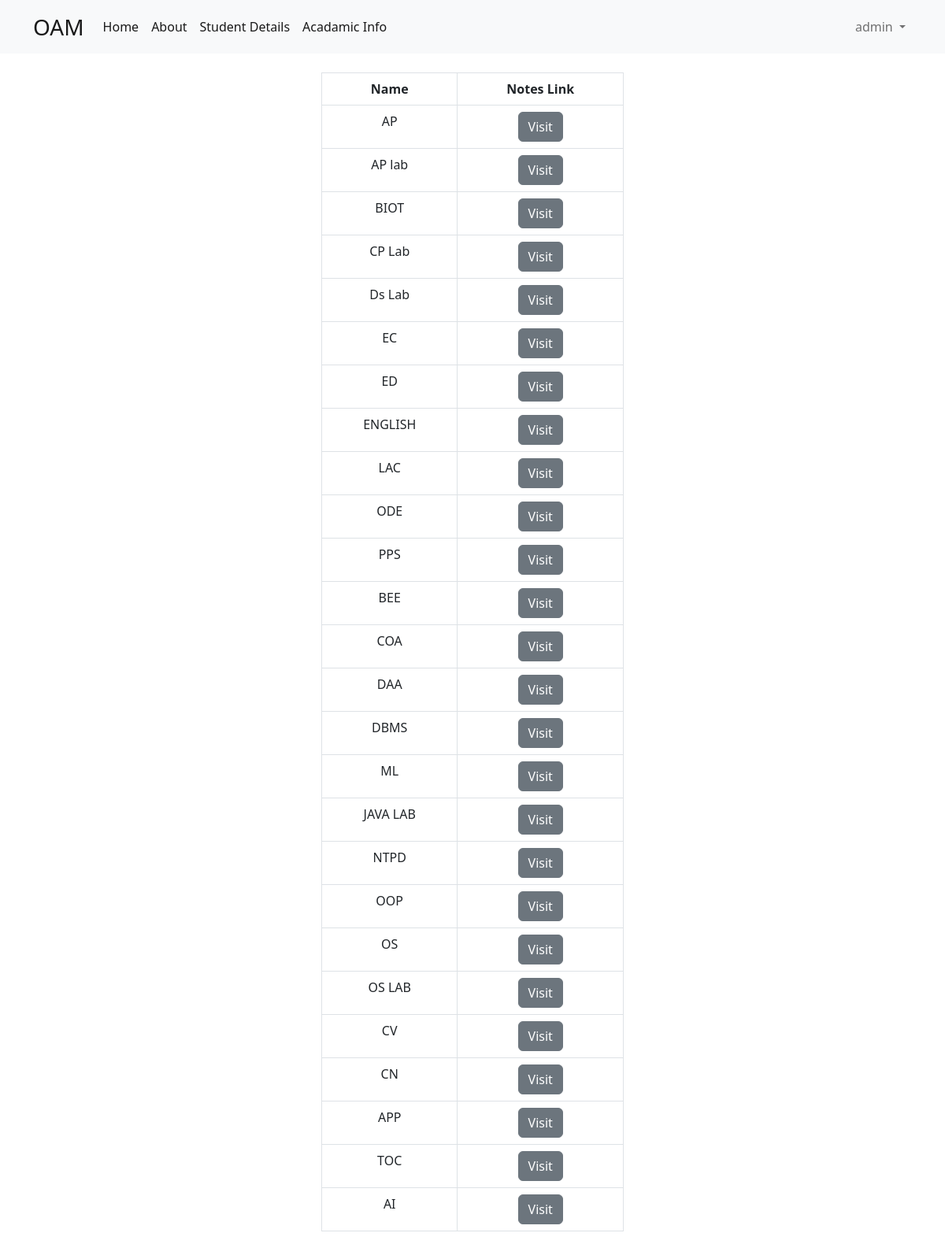
Page /acadamic_info (signed in) on the earlier database version.
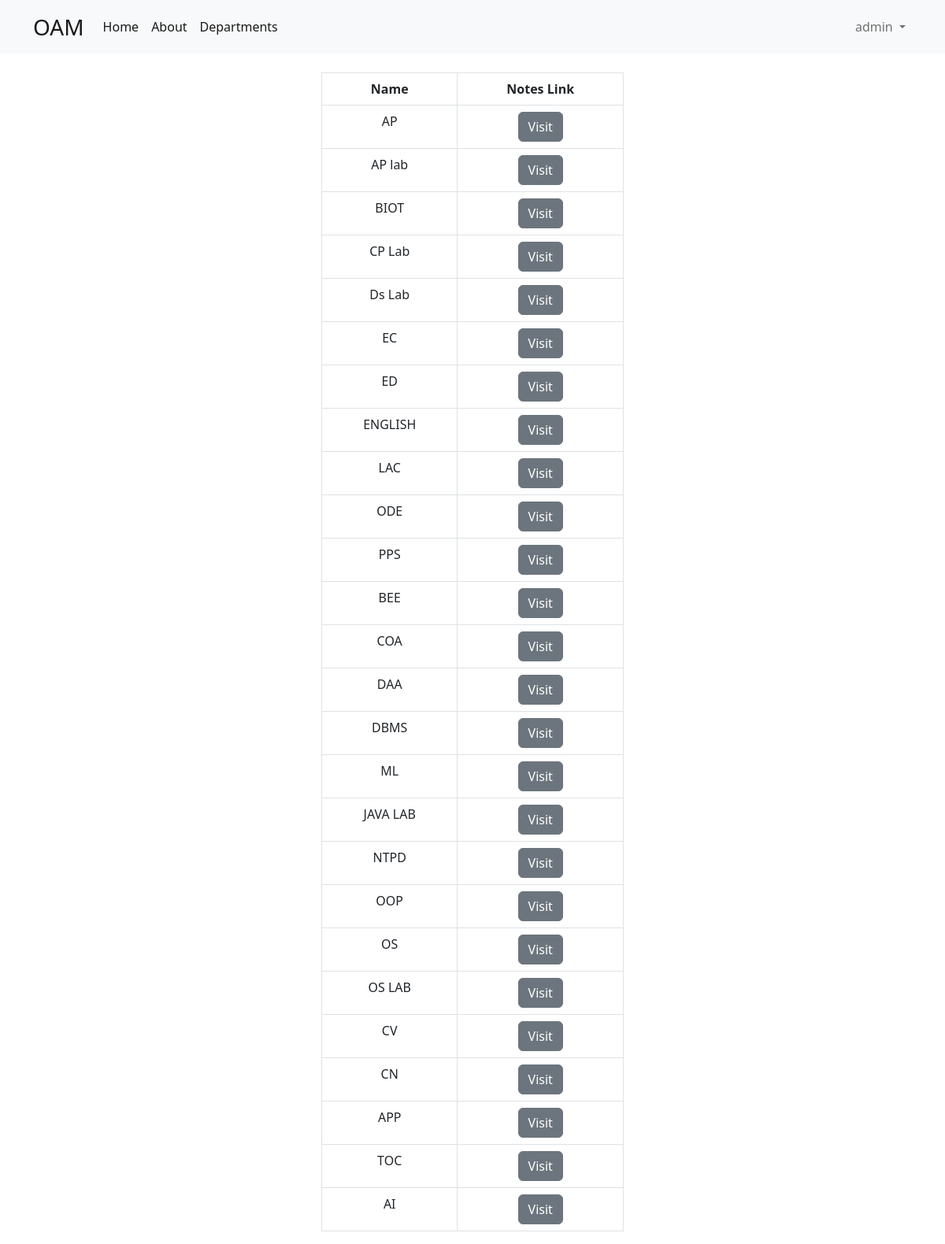
Same page on the later database version.
### att/views.py (the view)
@login_required
def acadamic_info(request):
    header = ["Name", "Notes Link"]
    data   = [[name, link] for name, link in acadamics.items()]
    return render(request, 'links.html', {
        'headers' : header,
        'data' : data,
    })

### templates/links.html (shortened to what this page needs)
{% extends 'base.html' %}
{% block body %}
<div class="row justify-content-center">
    <div class="col-4">
        <div class="flex flex-col">
            <table class="min-w-full border text-center table table-hover table-bordered">
                <thead class="border-b">
                    <tr>
                        {% for header in headers %}
                            <th scope="col">{{ header }}</th>
                        {% endfor %}
                    </tr>
                </thead>
                <tbody>
                    {% for name, link in data %}
                        <tr class="border-b">
                                <td>{{ name }}</td>
                                <td><a href="{{ link }}" class="btn btn-secondary">Visit</a></td>
                        </tr>
                    {% endfor %}
                </tbody>
            </table>
        </div>
    </div>
</div>
{% endblock body %}

### templates/nav.html (shortened to what this page needs)
<nav class="navbar navbar-expand-lg bg-light mb-4">
    <div class="container   ">
      <a class="navbar-brand fs-3" href="{% url 'home' %}">OAM</a>
      <div class="collapse navbar-collapse" id="navbarSupportedContent">
        <ul class="navbar-nav me-auto mb-2 mb-lg-0">
          <li class="nav-item">
            <a class="nav-link active" aria-current="page" href="{% url 'home' %}">Home</a>
          </li>
          <li class="nav-item">
            <a class="nav-link active" aria-current="page" href="{% url 'about' %}">About</a>
          </li>
          {% if user.is_authenticated and user.user_type != 'student' %}
          <li class="nav-item">
            <a class="nav-link active" aria-current="page" href="{% url 'departments' %}">Departments</a>
          </li>
          {% else %}
          <li class="nav-item">
            <a class="nav-link active" aria-current="page" href="{% url 'student details' %}">Student Details</a>
          </li>
          <li class="nav-item">
            <a class="nav-link active" aria-current="page" href="{% url 'acadamic info' %}">Acadamic Info</a>
          </li>
          {% endif %}
        </ul>
				{% if user.is_authenticated %}
					<ul class="navbar-nav mr-0 mb-2 mb-lg-0">
						<li class="nav-item dropdown">
							<a class="nav-link dropdown-toggle" href="#" role="button" data-bs-toggle="dropdown" aria-expanded="false">
								{{ user.username }}
							</a>
						</li>
					</ul>
        {% else %}
					<div class="form-inline my-2 my-lg-0">
						<a href="{% url 'login' %}" class="btn btn-outline-success">Login</a>
						<a href="{% url 'signup' %}" class="btn btn-primary ml-3">Signup</a>
					</div>
				{% endif %}
      </div>
    </div>
  </nav>

Differences in the rows shown:
changed User "admin": user_type "student" → "admin" (drawn)
Other differences:
text no longer shown: "Student Details Acadamic Info"
text now shown: "Departments"
